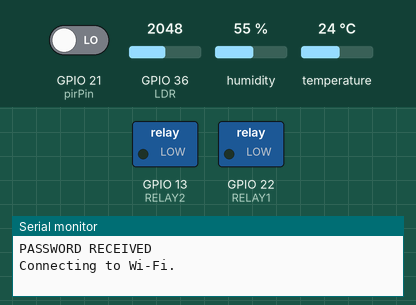
A sketch run on a simulated ESP32. On the bench: switched loads named in the sketch (green lamp = pin HIGH), the last lines printed to the serial monitor. The test bench sets the inputs (shaded band); at power-on: GPIO 21 (pirPin) LOW, GPIO 36 (LDR) = 2048, humidity 55 %, temperature 24 °C. WiFi joins after 1.5 s; servers stay silent unless stated; the Firebase database answers and starts empty.

Above: at 0.1 s.
At 34.0 s:
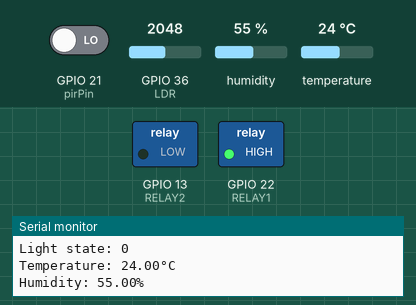
Timing chart, 0 to 35.5 s (numbered marks = the images above):
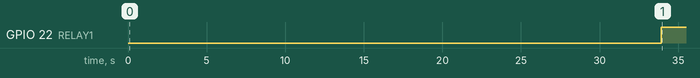

The sketch:

lora_32_firm.ino
```cpp
/*Smart Home: IOT based Effiecient Household Resource usage Project
 *Using LoRa32 Micro-Controller: an ESP32 with Built in LoRa Capabilities and OLED Display
 *
 * i.e., Electricity and Water
 * Final Year Project: @University of Malawi
 * Ramsey Njema bsc-com-ne-10-17@unima.ac.mw
 * Haddard Nyirenda bsc-com-ne-10-17@unima.ac.mw
 */
/*========================================================================================================================================================================================
 * Include Neccessary Libraries
 */

// Wifi
char *WIFI_SSID;
char *WIFI_PASSWORD;
#if defined(ESP32)
#include <WiFi.h>
#include <FirebaseESP32.h>
#elif defined(ESP8266)
#include <ESP8266WiFi.h>
#include <FirebaseESP8266.h>
#endif

//Bluetooth Serial

// DHT
#include <Adafruit_Sensor.h>
#include <DHT.h>
#include <DHT_U.h>
#define RELAY1 22 //switch for fan
#define RELAY2 13 //switch for light
//#define RELAY3 38
//#define RELAY4 38
#define DHTPIN 17
#define pirPin 21
#define LDR 36
#define DHTTYPE DHT22
DHT_Unified dht(DHTPIN, DHTTYPE);

//Firebase Necesities
//Provide the token generation process info.
#include <addons/TokenHelper.h>
//Provide the RTDB payload printing info and other helper functions.
#include <addons/RTDBHelper.h>

/*=========================================================================================================================================================================================
 * Fixed Variable declaration
 */

//For the following credentials, see examples/Authentications/SignInAsUser/EmailPassword/EmailPassword.ino
/* 2. Define the API Key */
#define API_KEY "AIzaSyCocqUsUnVBTJ40_I1BOoNamgNpSQTnDnM"
/* 3. Define the RTDB URL */
#define DATABASE_URL "https://shautom-app-test-default-rtdb.asia-southeast1.firebasedatabase.app" //<databaseName>.firebaseio.com or <databaseName>.<region>.firebasedatabase.app
/* 4. Define the user Email and password that alreadey registerd or added in your project */
char *USER_EMAIL;
char *USER_PASSWORD;

/*=========================================================================================================================================================================================
 * Variable Declration and intiation
 */
//Define Firebase objects
FirebaseJson json;
FirebaseJson result_appliance;
FirebaseData fbdo;
FirebaseAuth auth;
FirebaseConfig config;

FirebaseData lightData;
FirebaseData fanData;

// Root Path and child nodes
String parentPath;
String databasePath;
String databasePath1;
String temperaturePath;
String humidityPath;
String pirStatusPath;
String lightdepentresistorStatusPath;
String sensorPath = "sensor_readings";
String roomBulbStatusPath = "appliance_status/roombulb/state";
String fanStatusPath  = "appliance_status/fan/state";
String switch1Path = "appliance_control/switch1/state";
String switch2Path = "appliance_control/switch2/state";
String switch3Path = "appliance_control/switch3/state";
String switch4Path = "appliance_control/switch4/state";

// wait for readings from sensor
unsigned long sendDataPrevMillis = 0;
uint32_t delayMS;
float prev_temp;
float prev_humidity;
String uid = "2vtcqvRNBVUPi0XtnxbUJRAy9GE2";


//variables

//the time we give the sensor to calibrate (10-60 secs according to the datasheet)
int calibrationTime = 30;

//the time when the sensor outputs a low impulse
long unsigned int lowIn;

//the amount of milliseconds the sensor has to be low
//before we assume all motion has stopped


boolean lockLow = true;
boolean takeLowTime;
int lightIntesityThreshhold = 700;
/////////////////////////////

/*=========================================================================================================================================================================================
 *  main methods
 *
 */


    //Global function that handles stream data
  void streamCallbackFn(StreamData data){

    //Print out all information

    Serial.println("Stream Data...");
    Serial.println(data.streamPath());
    Serial.println(data.dataPath());
    Serial.println(data.dataType());

    //Print out the value
    //Stream data can be many types which can be determined from function dataType

    if (data.dataTypeEnum() == fb_esp_rtdb_data_type_integer)
        {Serial.println(data.to<int>());}
    else if (data.dataTypeEnum() == fb_esp_rtdb_data_type_float)
        {Serial.println(data.to<float>(), 5);}
    else if (data.dataTypeEnum() == fb_esp_rtdb_data_type_double)
        {printf("%.9lf\n", data.to<double>());}
    else if (data.dataTypeEnum() == fb_esp_rtdb_data_type_boolean)
        {Serial.println(data.to<bool>()? "true" : "false");}
    else if (data.dataTypeEnum() == fb_esp_rtdb_data_type_string)
        {Serial.println(data.to<String>());}
    else if (data.dataTypeEnum() == fb_esp_rtdb_data_type_json)
    {
        FirebaseJson *json1 = data.to<FirebaseJson *>();
        Serial.println(json1->raw());
    }
    else if (data.dataTypeEnum() == fb_esp_rtdb_data_type_array)
    {
        FirebaseJsonArray *arr = data.to<FirebaseJsonArray *>();
        Serial.println(arr->raw());
    }
  }

  //Global function that notifies when stream connection lost
  //The library will resume the stream connection automatically
  void streamTimeoutCallback(bool timeout){
    if(timeout){
      //Stream timeout occurred
      Serial.println("Stream timeout, resume streaming...");
    }
  }


//main setup
void setup() {
  pinMode(RELAY1, OUTPUT);
  pinMode(RELAY2, OUTPUT);
  //pinMode(RELAY3, OUTPUT);
  //pinMode(RELAY4, OUTPUT);
  // put your setup code here, to run once:
  digitalWrite(RELAY1, LOW);
  digitalWrite(RELAY2, LOW);
  //digitalWrite(RELAY3, LOW);
  //digitalWrite(RELAY4, LOW);
  Serial.begin(115200);
  initWifi();
  smartLight_setup();
  dht22setup();
  // Update database path
  databasePath = "/Shautom/User/";
  pirStatusPath = sensorPath + "/MotionSensor/pir-status";
  lightdepentresistorStatusPath = sensorPath + "/LightSensor/ldr-status";
  temperaturePath = sensorPath + "/DHT22/temperature";
  humidityPath = sensorPath + "/DHT22/humidity";
  parentPath = databasePath + uid;

  Firebase.RTDB.setStreamCallback(&fbdo, &streamCallbackFn, &streamTimeoutCallback);

//In setup(), set the streaming path to "/test/data" and begin stream connection

  if (!Firebase.RTDB.beginStream(&fbdo, parentPath + "/appliance_control/switch1/state")){
    //Could not begin stream connection, then print out the error detail
    Serial.println(fbdo.errorReason());}


}

//main loop method
void loop(){
if (Firebase.ready() && (millis() - sendDataPrevMillis > delayMS || sendDataPrevMillis == 0)){
    sendDataPrevMillis = millis();


    delay(delayMS);
    smartLight();
    smartFan();
    Serial.printf("Set json... %s\n", Firebase.RTDB.updateNode(&fbdo, parentPath.c_str(), &json) ? "ok" : fbdo.errorReason().c_str());
    delay(3000);
    manualLight();
    manualFan();

  }
}

/*======================================================================================================================================================================================//
--Funtions in the setup
--Functions that will run one time
--Probably intializing the sensors
*/
void getSwitchState(){

  }


//Get the user id of the person signing in

//Update Temperature and Humidity Values
void updateTemp(float temp){
  if(prev_temp != temp){
    String tempString = "";
    tempString += (int)temp;
    tempString += "C";
    prev_temp = temp;
  }
}

void updateHumidity(float humidity){
  if(prev_humidity != humidity){
    String humidityString = "";
    humidityString += (int)humidity;
    humidityString += "%";
    prev_humidity = humidity;
  }
}

//setup dhtt22 sensor
void dht22setup(){
  dht.begin();

  // Print temperature sensor details.
  sensor_t sensor;
  dht.temperature().getSensor(&sensor);

  // Print humidity sensor details.
  dht.humidity().getSensor(&sensor);

  // Set delay between sensor readings based on sensor details.
  delayMS = sensor.min_delay / 1000;
}

//Initialize WiFi and reconnect when disconnected
void initWifi(){

  Serial.println();
  delay(calibrationTime);


  WIFI_SSID = "Ramsey's MiFi";
  WIFI_PASSWORD = "Chimphepo";


  USER_EMAIL = "bsc-com-ne-10-17@unima.ac.mw";
  USER_PASSWORD = "12345678";


  //Serial.readBytesUntil(10, WIFI_PASSWORD, 50);
  //Serial.print(WIFI_PASSWORD);
  Serial.println("PASSWORD RECEIVED");
  Serial.println();
  WiFi.begin(WIFI_SSID, WIFI_PASSWORD);

  Serial.print("Connecting to Wi-Fi");
  while (WiFi.status() != WL_CONNECTED)
  {
    Serial.print(".");
    delay(300);
  }
  Serial.println();
  Serial.print("Connected with IP: ");
  Serial.println(WiFi.localIP());
  Serial.println();

  /* Assign the api key (required) */
  config.api_key = API_KEY;

  /* Assign the user sign in credentials */
  auth.user.email = USER_EMAIL;
  auth.user.password = USER_PASSWORD;

  /* Assign the RTDB URL (required) */
  config.database_url = DATABASE_URL;

  /* Assign the callback function for the long running token generation task */
  config.token_status_callback = tokenStatusCallback; //see addons/TokenHelper.h

  //Or use legacy authenticate method
  //config.database_url = DATABASE_URL;
  //config.signer.tokens.legacy_token = "<database secret>";
  //To connect without auth in Test Mode, see Authentications/TestMode/TestMode.ino

  Firebase.begin(&config, &auth);
  Firebase.reconnectWiFi(true);
}

void temperature(){

}
void humidity(){
    sensors_event_t event;

}
//SMARTLIGHT SETUP
void smartLight_setup(){
  //pinMode(RELAY3, OUTPUT);
  pinMode(pirPin, INPUT);
  pinMode(LDR, INPUT);

  //give the sensor some time to calibrate
  Serial.print("calibrating sensor ");
    for(int i = 0; i < calibrationTime; i++){
      Serial.print(".");
      delay(1000);
      }
    Serial.println(" done");
    Serial.println("SENSOR ACTIVE");
    delay(50);
 }

void manualLight(){
if (Firebase.getInt(lightData, (parentPath + "/" + roomBulbStatusPath))) {

      if (lightData.dataTypeEnum() == fb_esp_rtdb_data_type_integer) {
        Serial.print("Light state: ");
      Serial.println(lightData.to<int>());
      if(lightData.to<int>() == 1){
          digitalWrite(RELAY1, HIGH);
          delay(5000);
        }}
      else {
        Serial.println(lightData.errorReason());
      }
    }
}

void smartLight(){
long unsigned int pause = 5000;
Serial.println("Light Intensity: ");
Serial.println(analogRead(LDR));
    if((digitalRead(pirPin) == HIGH) && (analogRead(LDR)<= lightIntesityThreshhold)){
     digitalWrite(RELAY2, HIGH);
     json.add(lightdepentresistorStatusPath.c_str(),String(analogRead(LDR)));
     json.add(pirStatusPath.c_str(), 1);
     json.add(switch2Path.c_str(), 1);
     json.add(roomBulbStatusPath.c_str(), 1);

//     delay(pause);
//
//     if(lockLow){
//       //makes sure we wait for a transition to LOW before any further output is made:
//       lockLow = false;
//       Serial.println("---");
//       Serial.print("motion detected at ");
//       Serial.print(millis()/1000);
//       Serial.println(" sec");
//       delay(50);
//       }
//       takeLowTime = true;
     }
   else {
    manualLight();
     digitalWrite(RELAY2, LOW);
     json.add(lightdepentresistorStatusPath.c_str(),String(analogRead(LDR)));
     json.add(pirStatusPath.c_str(), 0);
     json.add(switch2Path.c_str(), 0);
     json.add(roomBulbStatusPath.c_str(), 0);

//     if(takeLowTime){
//      lowIn = millis();          //save the time of the transition from high to LOW
//      takeLowTime = false;       //make sure this is only done at the start of a LOW phase
//      }
//     //if the sensor is low for more than the given pause,
//     //we assume that no more motion is going to happen
//     if(!lockLow && millis() - lowIn > pause){
//         //makes sure this block of code is only executed again after
//         //a new motion sequence has been detected
//         lockLow = true;
//         Serial.print("motion ended at ");      //output
//         Serial.print((millis() - pause)/1000);
//         Serial.println(" sec");
         delay(50);
         }
}

void manualFan(){
if (Firebase.getInt(fanData, (parentPath + "/" + fanStatusPath))) {

      if (fanData.dataTypeEnum() == fb_esp_rtdb_data_type_integer) {
        Serial.print("Fan state: ");
      Serial.println(fanData.to<int>());
      if(fanData.to<int>() == 1){
          digitalWrite(RELAY2, HIGH);
          delay(5000);
        }}
      else {
        Serial.println(fanData.errorReason());
      }
    }
}

void smartFan(){
  sensors_event_t event;
  dht.temperature().getEvent(&event);
  if (isnan(event.temperature)) {
    Serial.println(F("Error reading temperature!"));
  }
  else {
    Serial.print(F("Temperature: "));
    Serial.print(event.temperature);
    Serial.println(F("°C"));

    json.add(temperaturePath.c_str(), float(event.temperature));
    updateTemp(event.temperature);
  }
  // Get humidity event and print its value.
  dht.humidity().getEvent(&event);
  if (isnan(event.relative_humidity)) {
    Serial.println(F("Error reading humidity!"));
  }
  else {
    Serial.print(F("Humidity: "));
    Serial.print(event.relative_humidity);
    Serial.println(F("%"));
    json.add(humidityPath.c_str(), float(event.relative_humidity));
    updateHumidity(event.relative_humidity);
  }


  if(event.temperature > 27 || event.relative_humidity > 50){
    digitalWrite(RELAY1, HIGH);
    json.add(switch1Path.c_str(), 1);
    json.add(fanStatusPath.c_str(), 1);

  }
  else{
    manualFan();
    digitalWrite(RELAY1, LOW);
    json.add(switch1Path.c_str(), 0);
    json.add(fanStatusPath.c_str(), 0);
    }
  }
```

Measured:
- by itself, GPIO 22 (RELAY1): LOW → HIGH at 33.9 s
